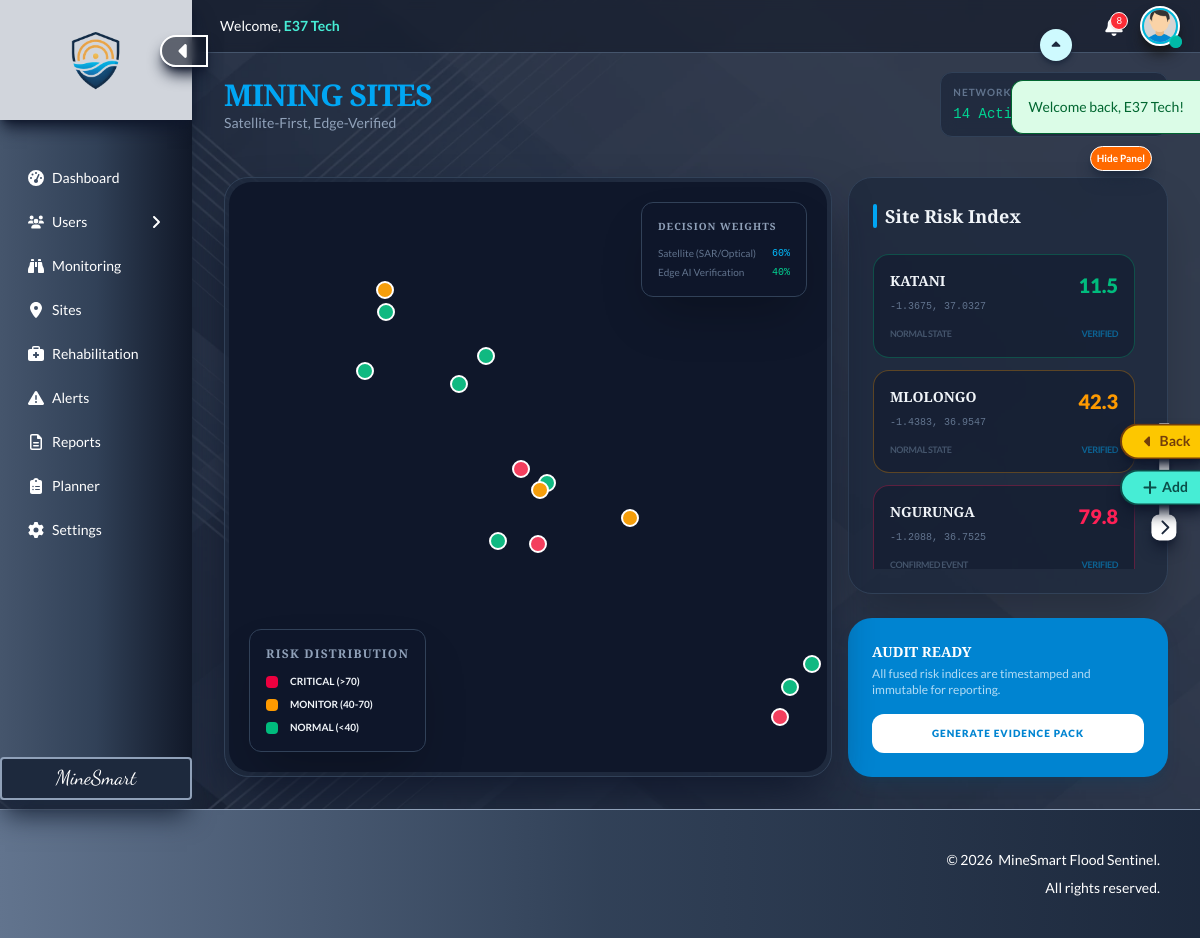
The app's page /sites (signed in) with its own data.
### tables this page shows
CREATE TABLE sites (
  id INT AUTO_INCREMENT PRIMARY KEY,
  name VARCHAR(255) NOT NULL UNIQUE,
  coords JSON DEFAULT NULL,
  image_link VARCHAR(255) DEFAULT NULL,
  user_id INT NOT NULL DEFAULT 1,
  created_at TIMESTAMP NOT NULL DEFAULT CURRENT_TIMESTAMP,
  updated_at TIMESTAMP NOT NULL DEFAULT CURRENT_TIMESTAMP ON UPDATE CURRENT_TIMESTAMP
);

CREATE TABLE site_monitoring (
  id INT AUTO_INCREMENT PRIMARY KEY,
  site_id INT NOT NULL,
  satellite_risk_index DECIMAL(5,2) DEFAULT 0.00,
  edge_verification_index DECIMAL(5,2) DEFAULT 0.00,
  final_risk_score DECIMAL(5,2) DEFAULT 0.00,
  system_decision VARCHAR(100) DEFAULT 'Normal State',
  last_sync TIMESTAMP DEFAULT CURRENT_TIMESTAMP ON UPDATE CURRENT_TIMESTAMP,
  FOREIGN KEY (site_id) REFERENCES sites(id) ON DELETE CASCADE
);

### app/helpers/risk_processor.php (called while the page is built, shortened)
<?php
  function getSiteRiskData($site_id, $pdo) {
    $stmt = $pdo->prepare("SELECT * FROM site_monitoring WHERE site_id = ?");
    $stmt->execute([$site_id]);
    return $stmt->fetch(PDO::FETCH_ASSOC);
  }
?>

### app/views/sites/index.php (the view, shortened to what this page needs)
<?php
  require __DIR__ . '/../../helpers/online_connector.php';
  require __DIR__ . '/../../helpers/risk_processor.php';
  $stmt = $pdo->query("SELECT * FROM sites LIMIT 14");
  $monitored_sites = $stmt->fetchAll(PDO::FETCH_ASSOC);
?>
<!DOCTYPE html>
<html lang="en">
  <head>
    <link href="<?php echo ROOT_URL; ?>/assets/css/output.css" rel="stylesheet">
    <link rel="stylesheet" href="https://unpkg.com/leaflet@1.9.4/dist/leaflet.css" />
  </head>
  <body class="relative bg-slate-900 text-slate-100 max-w-full overflow-x-hidden">
    <?php include '../includes/sidebar.php'; ?>
    <?php require __DIR__ . '/../includes/message.php'; ?>
    <main id="mainContent" class="min-h-screen w-[calc(100%-12rem)] ml-auto flex-1 flex flex-col overflow-hidden transition-all duration-500 ease-in-out">
      <?php include '../includes/header.php'; ?>
      <?php require __DIR__ . '/../includes/navigation.php'; ?>
      <section class="overflow-y-auto p-8 flex-grow pt-18">
        <div class="flex justify-between items-center mb-10">
          <div>
            <h1 class="text-3xl font-black tracking-tight text-sky-500 uppercase">MINING SITES</h1>
            <p class="text-slate-400 text-sm">Satellite-First, Edge-Verified</p>
          </div>
          <div class="flex gap-4">
            <div class="bg-slate-800/80 backdrop-blur-sm p-3 rounded-xl border border-slate-700">
              <span class="text-[0.625rem] text-slate-500 block uppercase font-bold tracking-widest">Network Status</span>
              <span class="text-xs md:text-sm md:font-mono text-emerald-400">14 Active Sites Deployed</span>
            </div>
          </div>
        </div>
        <div class="fixed z-[1000] top-[9rem] right-[7%] sm:right-[3rem]">
          <button id="toggleSites" class="cursor-pointer bg-orange-500 border border-white text-[0.625rem] px-1.5 py-1 font-bold text-white hover:scale-[106%] shadow-lg shadow-slate-800 rounded-full transition-all duration-500 ease-in-out">
          </button>
        </div>
        <div id="dashboardWrapper" class="relative flex gap-4 transition-all duration-700 ease-in-out">
          <div id="mapContainer" class="relative flex-1 bg-slate-800/80 rounded-3xl border border-slate-700 p-1 h-[37.5rem] shadow-2xl shadow-slate-900 overflow-hidden transition-all duration-700 ease-in-out">
            <div id="map" class="w-full h-full rounded-[1.4rem]"></div>
            <div class="absolute top-6 right-6 z-[1000] bg-slate-900/90 backdrop-blur-md p-4 rounded-xl border border-slate-700 shadow-2xl">
              <h4 class="text-[0.625rem] font-bold mb-3 uppercase tracking-widest text-slate-400">Decision Weights</h4>
              <div class="space-y-1">
                <div class="flex justify-between gap-4 text-[0.625rem]">
                  <span class="text-slate-500">Satellite (SAR/Optical)</span>
                  <span class="text-sky-400 font-mono">60%</span>
                </div>
                <div class="flex justify-between gap-4 text-[0.625rem]">
                  <span class="text-slate-500">Edge AI Verification</span>
                  <span class="text-emerald-400 font-mono">40%</span>
                </div>
              </div>
            </div>
            <div class="absolute bottom-6 left-6 z-[1000] bg-slate-900/90 backdrop-blur-md p-4 rounded-xl border border-slate-700 shadow-2xl">
              <h4 class="text-xs font-bold mb-3 uppercase tracking-widest text-slate-400">Risk Distribution</h4>
              <div class="space-y-2">
                <div class="flex items-center gap-3 text-[0.625rem] font-bold">
                  <span class="w-3 h-3 bg-rose-600 rounded-sm"></span> CRITICAL (>70)
                </div>
                <div class="flex items-center gap-3 text-[0.625rem] font-bold">
                  <span class="w-3 h-3 bg-amber-500 rounded-sm"></span> MONITOR (40-70)
                </div>
                <div class="flex items-center gap-3 text-[0.625rem] font-bold">
                  <span class="w-3 h-3 bg-emerald-500 rounded-sm"></span> NORMAL (<40)
                </div>
              </div>
            </div>
          </div>
          <div id="sitesPanel" class="w-[14rem] md:w-[20rem] h-[37.5rem] flex flex-col space-y-6 transition-all duration-500 ease-in-out">
            <div class="bg-slate-800/80 rounded-3xl border border-slate-700 p-6 shadow-2xl overflow-hidden flex flex-col flex-1">
              <div class="flex justify-between items-center mb-6">
                <h3 class="text-lg font-bold flex items-center gap-2">
                  <span class="w-1 h-6 bg-sky-500 rounded-full"></span>
                  Site Risk Index
                </h3>
              </div>
              <div id="sitesList" class="space-y-3 overflow-y-auto flex-1 pr-2">
                <?php foreach($monitored_sites as $site):
                  $risk = getSiteRiskData($site['id'], $pdo);
                  $score = $risk['final_risk_score'] ?? 0;
                  $coords = json_decode($site['coords'], true);
                  $lng = $coords[0] ?? 0;
                  $lat = $coords[1] ?? 0;
                  $text_color = $score > 70 ? 'text-rose-500' : ($score > 40 ? 'text-amber-500' : 'text-emerald-500');
                  $border_color = $score > 70 ? 'border-rose-500/30' : ($score > 40 ? 'border-amber-500/30' : 'border-emerald-500/30');
                ?>
                <div class="p-4 rounded-2xl border bg-slate-900/50 <?= $border_color ?> hover:bg-slate-900 transition-all cursor-pointer group" onclick="map.flyTo([<?= $lat ?>, <?= $lng ?>], 12)">
                  <div class="flex justify-between items-start">
                    <div>
                      <h4 class="font-bold text-sm group-hover:text-sky-400 transition-colors uppercase">
                        <?= $site['name'] ?>
                      </h4>
                      <span class="text-[0.625rem] font-mono text-slate-500"><?= $lat ?>, <?= $lng ?></span>
                    </div>
                    <div class="text-right">
                      <span class="text-xl font-black <?= $text_color ?>"><?= number_format($score, 1) ?></span>
                    </div>
                  </div>
                  <div class="mt-3 flex justify-between items-center text-[0.5625rem] font-bold uppercase tracking-tighter">
                    <span class="text-slate-600"><?= $risk['system_decision'] ?? 'Normal State' ?></span>
                    <span class="text-sky-500/50">Verified</span>
                  </div>
                </div>
                <?php endforeach; ?>
              </div>
            </div>
            <div class="bg-sky-600 p-6 rounded-3xl shadow-lg shadow-sky-900/20 shrink-0">
              <h4 class="text-white font-black text-sm uppercase mb-1">Audit Ready</h4>
              <p class="text-sky-100 text-xs opacity-80 mb-4">
                All fused risk indices are timestamped and immutable for reporting.
              </p>
              <button class="w-full py-3 bg-white text-sky-600 rounded-xl font-black text-[0.625rem] uppercase tracking-widest hover:bg-sky-50 transition-all">
                Generate Evidence Pack
              </button>
            </div>
          </div>
        </div>
      </section>
    </main>
    <?php include '../includes/footer.php'; ?>
  </body>
</html>

### records on screen
sites: name "KATANI", coords "-1.3675", coords "37.0327", site_monitoring.final_risk_score "11.5", site_monitoring.system_decision "NORMAL STATE"
sites: name "MLOLONGO", coords "-1.4383", coords "36.9547", site_monitoring.final_risk_score "42.3", site_monitoring.system_decision "NORMAL STATE"
sites: name "NGURUNGA", coords "-1.2088", coords "36.7525", site_monitoring.final_risk_score "79.8", site_monitoring.system_decision "CONFIRMED EVENT"

### other values on screen
$message['text'] "Welcome back, E37 Tech!"
$currentUser['full_name'] "E37 Tech"
$unreadCount "8"
